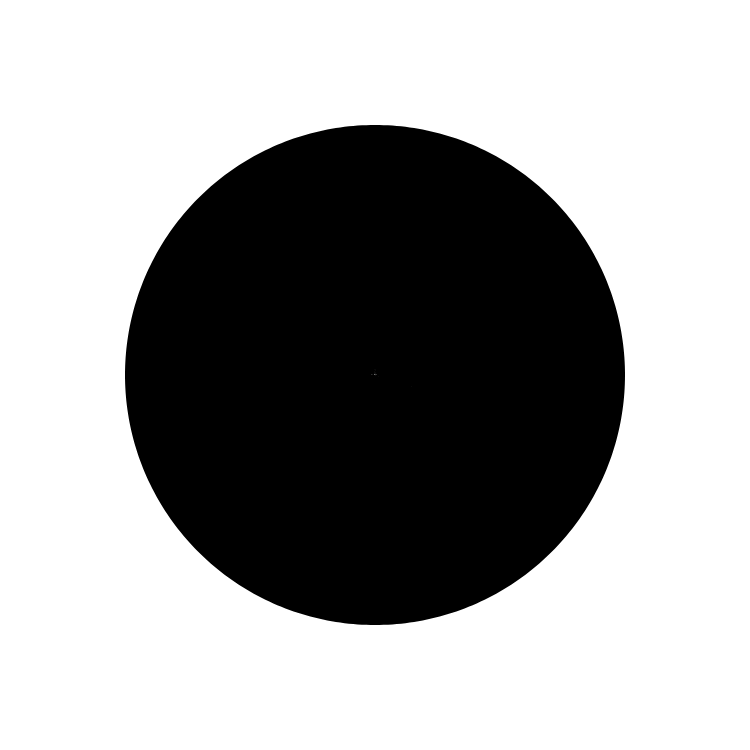
Frame 1 (no input)
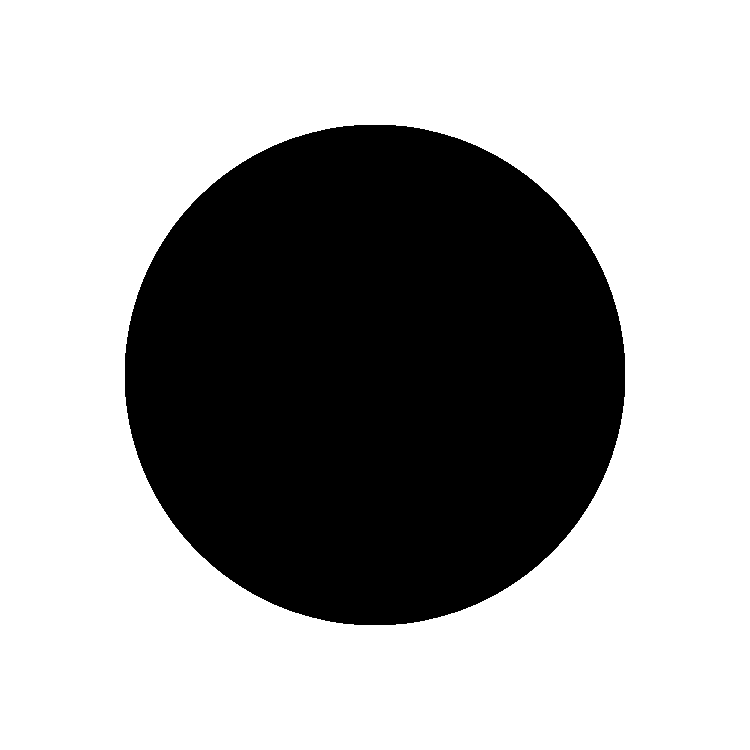
Frame 60 (no input)
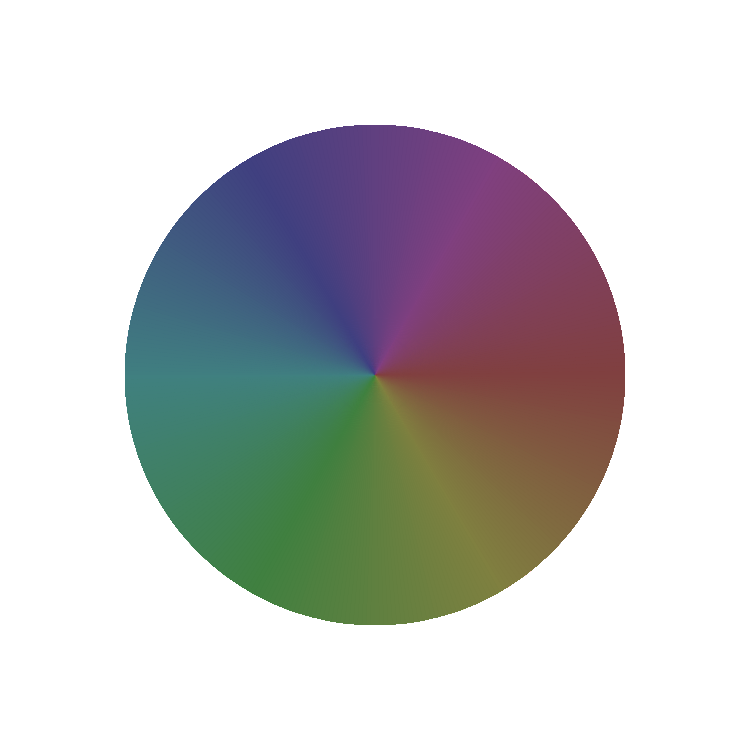
Frame 120 (the mouse pressed at the canvas centre since frame 60)

The p5.js sketch that drew these frames (run headless with seeded random() and noise() and a simulated clock; from frame 60 on, the mouse is pressed at the canvas centre):

// p5.js sketch
// ── sketch.js
'use strict';

let w = 750;
let h = 750;

let aor;

function setup(){
    createCanvas(w,h);
    smooth();
    colorMode(HSB,360,w,h);
    noStroke();
}

function draw(){
    let stepNumber = 360;
    let angInc = 360/stepNumber;
    let radius = 250;

    // save the matrix state to revert to later
    push();
    // translate to the middle of the screen
    translate(width/2,height/2);
    // begin rendering the triangle fan shape
    beginShape(TRIANGLE_FAN);
    // 0,0 equates to the screen center since translating there.
    // place the first vertex.
    vertex(0,0);

    //for as many segments as we will need in the triangle...
    for(let angle = 0; angle<=360; angle += angInc){
      //Passing the angle (converted into radians), into the COS function and multiplying it
      //by radius gives us the X value along the circles perimeter.
      let vx = radius * cos(radians(angle));
      //the same is done for the Y value, except using SIN instead of COS
      let vy = radius * sin(radians(angle));
      //the segments fill corresponds to its angle in the circle, and it's S & B values are mapped to the mouse.
      fill(angle,mouseX,mouseY);
      //place the vertex
      vertex(vx,vy);
    }
    // end vertex shape
    endShape();
    //return to matrix state saved by push
    pop();
}
